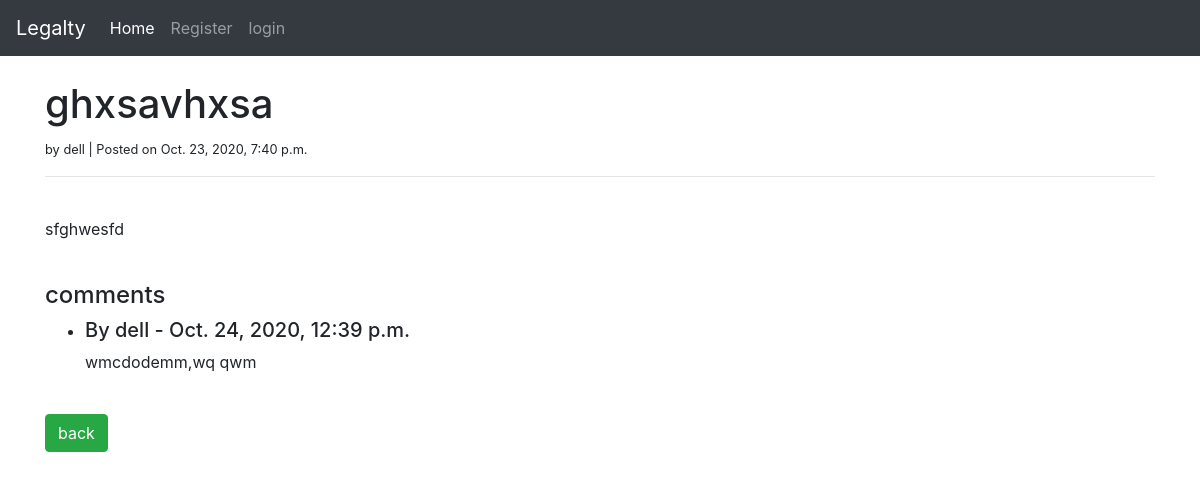
/p/1, run on the app's committed database.
### posts/models.py (models this page shows, shortened)
class Post( models.Model):
    STATUS_CHOICES = (
        ('created' , 'Created')
    )
    title = models.CharField( max_length = 250 )
    title_tag = models.CharField(max_length=250)
    author = models.ForeignKey( User , on_delete=models.CASCADE )
    body = RichTextField   ( blank=True , null=True)
    created = models.DateTimeField( default= timezone.now )
    slug = models.SlugField( max_length= 300 , unique_for_date='created' )
    likes = models.ManyToManyField( User , related_name='post_likes')
    class Meta:
        ordering = ('-created',)

class Post_reply (models.Model):
    author = models.ForeignKey(User, on_delete=models.CASCADE)
    post_id = models.ForeignKey( Post , on_delete=models.CASCADE , related_name="comments")
    body = models.TextField()
    date_added = models.DateTimeField(default=timezone.now)
    class Meta:
        ordering = ('date_added' , )

### posts/views.py (the view)
def postDetails(request, pk):
    try:
        post = Post.objects.get(pk=pk)
    except Post.DoesNotExist:
        return HttpResponseNotFound("Page not found")
    queryset = Post_reply.objects.filter( post_id__pk = pk )
    context = {
        'post': post ,
        'replyset' : queryset
    }
    return render(request, 'details.html', context)

### posts/templates/details.html (shortened to what this page needs)
{% extends 'base.html' %}
{% block content %}
<h1>{{ post.title}}</h1>
<small> by {{ post.author.username }} | Posted on {{ post.created }} </small>
<hr>
<br/>
<p> {{ post.body|safe }}</p>
<br/>
 {% include 'reply.html' %}
<a href="{% url 'home' %}" class="btn btn-success" > back </a>
 {% endblock %}

### posts/templates/reply.html
<h4>comments</h4>
<ul>
    {% for reply in  replyset %}
    <li>
        <h5> By {{ reply.author.username }} - {{ reply.date_added }} </h5>
        <p> {{ reply.body }}</p>
    </li>
    {% endfor %}
</ul>
<br>

### data on the page
Post: title "ghxsavhxsa", author.username "dell", created "Oct. 23, 2020, 7:40 p.m.", body "sfghwesfd"
Post_reply: author.username "dell", date_added "Oct. 24, 2020, 12:39 p.m.", body "wmcdodemm,wq qwm"
